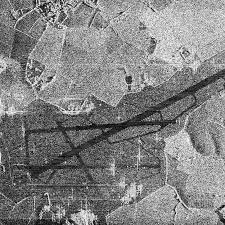
#> input picture Practice 3/source/sar_3.jpg, 225 x 225 px
$ jupyter execute task.ipynb
#> lines starting #> are read from the running program, lines starting #| are printed output that depends on the picture; after the words box and inside, x2 and y2 are one past the last pixel; in counts of white or black regions, pixels touching at a corner belong together
# Практика 3

[cell 1]
import numpy as np
import cv2
import matplotlib.pyplot as plt
import copy
import math


def showpic(image, text):
    plt.imshow(image, cmap='gray')
    plt.title(text)
    plt.show()

## Задание 1

[cell 2]
image = cv2.imread('source/sar_3.jpg')
#> image is the input picture: shape (225, 225, 3); min 0, max 255, mean 130.6
image_gray = cv2.cvtColor(image, cv2.COLOR_BGR2GRAY)
showpic(image_gray, 'Original sar_3')

blurred = cv2.GaussianBlur(image_gray, (5, 5), 0)
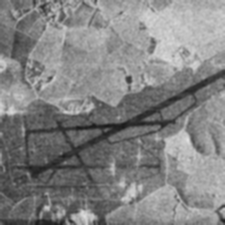
#> blurred: shape (225, 225); min 26, max 225, mean 130.6
edges = cv2.Canny(blurred, 50, 150, apertureSize=3)
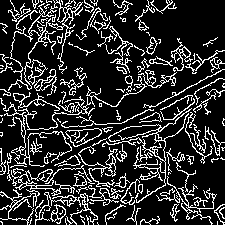
#> edges: shape (225, 225); 18.3% white in thin lines or dots
showpic(edges, 'Canny edges')

lines = cv2.HoughLinesP(edges, 1, np.pi / 180, threshold=100, minLineLength=80, maxLineGap=20)
#> lines = [[26, 181, 219, 78], [13, 180, 223, 69], [11, 9, 168, 166]]

image_lines = copy.deepcopy(image)
longest_line = None
max_len = 0

if lines is not None:
    for line in lines:
        x1, y1, x2, y2 = np.ravel(line)[:4].astype(int)
        cv2.line(image_lines, (x1, y1), (x2, y2), (0, 0, 255), 2)

        length = math.hypot(x2 - x1, y2 - y1)
        if length > max_len:
            max_len = length
            longest_line = (x1, y1, x2, y2)
#> this loop made 3 passes
#> (x1, y1, x2, y2, length, max_len) on passes 1 to 2: (26, 181, 219, 78, 218.8, 218.8), (13, 180, 223, 69, 237.5, 237.5)
#> (x1, y1, x2, y2, length) on pass 3: (11, 9, 168, 166, 222)
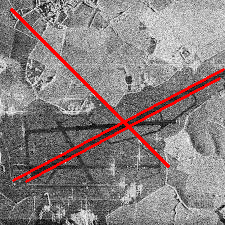
#> image_lines: shape (225, 225, 3); 3.95% of pixels changed, all inside (x1, y1, x2, y2) = (10, 8, 225, 183)
#> after the loop, max_len = 237.5

    if longest_line is not None:
        x1, y1, x2, y2 = longest_line
#> x1 = 13; y1 = 180; x2 = 223; y2 = 69
        cv2.line(image_lines, (x1, y1), (x2, y2), (0, 255, 0), 3)
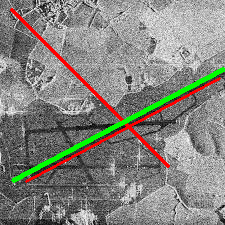
#> image_lines: shape (225, 225, 3); 2.34% of pixels changed, all inside (x1, y1, x2, y2) = (11, 67, 225, 183)
        print(f"Longest line: {longest_line}")
#| Longest line: (13, 180, 223, 69)
        print(f"Length: {max_len:.1f} px")
#| Length: 237.5 px

showpic(cv2.cvtColor(image_lines, cv2.COLOR_BGR2RGB), 'Hough lines (red) + longest (green)')

## Задание 2

[cell 3]
_, bin_manual_50 = cv2.threshold(image_gray, 50, 255, cv2.THRESH_BINARY)
#> bin_manual_50: shape (225, 225); 94.3% white; black in thin lines or dots
_, bin_manual_100 = cv2.threshold(image_gray, 100, 255, cv2.THRESH_BINARY)
#> bin_manual_100: shape (225, 225); 71.3% white; 1067 black regions (1034 under 20 px), largest, box (x1, y1, x2, y2) and area: (0, 69, 225, 225) 10065, (8, 30, 36, 70) 413, (87, 199, 125, 225) 368
_, bin_manual_150 = cv2.threshold(image_gray, 150, 255, cv2.THRESH_BINARY)
#> bin_manual_150: shape (225, 225); 37% white; 902 white regions (886 under 20 px), largest, box (x1, y1, x2, y2) and area: (0, 0, 225, 118) 11463, (127, 90, 225, 225) 4366, (71, 204, 98, 225) 246

_, bin_otsu = cv2.threshold(image_gray, 0, 255, cv2.THRESH_BINARY + cv2.THRESH_OTSU)
#> bin_otsu: shape (225, 225); 51.4% white; 1013 black regions (974 under 20 px), largest, box (x1, y1, x2, y2) and area: (0, 64, 225, 225) 17840, (0, 0, 59, 90) 2187, (167, 173, 214, 212) 328

bin_adaptive = cv2.adaptiveThreshold(image_gray, 255, cv2.ADAPTIVE_THRESH_GAUSSIAN_C, cv2.THRESH_BINARY, 71, 21)
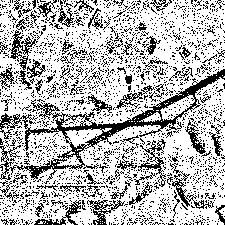
#> bin_adaptive: shape (225, 225); 71.7% white; black in thin lines or dots

binarizations = {
    "Manual T=50": bin_manual_50,
    "Manual T=100": bin_manual_100,
    "Manual T=150": bin_manual_150,
    "Otsu": bin_otsu,
    "Adaptive": bin_adaptive
}

showpic(image_gray, 'Original')
for name, img in binarizations.items():
    showpic(img, f"Binarization: {name}")
#> this loop made 5 passes
#> name on passes 1 to 5: 'Manual T=50', 'Manual T=100', 'Manual T=150', 'Otsu', 'Adaptive'

kernel = np.ones((15, 15), np.uint8)

for name, binary in binarizations.items():
    binary_inv = cv2.bitwise_not(binary)

    closed = cv2.morphologyEx(binary_inv, cv2.MORPH_CLOSE, kernel)

    contours, _ = cv2.findContours(closed, cv2.RETR_EXTERNAL, cv2.CHAIN_APPROX_SIMPLE)

    if not contours:
        print(f"[{name}] no contours")
        continue

    areas = sorted([cv2.contourArea(c) for c in contours], reverse=True)
    print(f"[{name}] top-5 areas: {[int(a) for a in areas[:5]]}")

    mask = np.zeros_like(binary)
    largest = max(contours, key=cv2.contourArea)
    cv2.drawContours(mask, [largest], -1, 255, thickness=cv2.FILLED)

    road = cv2.bitwise_and(image, image, mask=mask)

    plt.figure(figsize=(12, 4))
    plt.subplot(1, 3, 1); plt.imshow(binary, cmap='gray')
    plt.title(f'Binary: {name}'); plt.axis('off')
    plt.subplot(1, 3, 2); plt.imshow(mask, cmap='gray')
    plt.title('Road mask'); plt.axis('off')
    plt.subplot(1, 3, 3); plt.imshow(cv2.cvtColor(road, cv2.COLOR_BGR2RGB))
    plt.title('Road'); plt.axis('off')
    plt.show()
#> this loop made 5 passes
#> (name, areas) on passes 2, 4: ('Manual T=100', [45381, 4, 0]), ('Otsu', [49925])
#> (name, areas, largest) on passes 3, 5: ('Manual T=150', [50176], [[0, 0], [0, 224], [224, 224], [224, 0]]), ('Adaptive', [50176], [[0, 0], [0, 224], [224, 224], [224, 0]])
#| [Manual T=50] top-5 areas: [18637, 3208, 158, 97, 15]
#| [Manual T=100] top-5 areas: [45381, 4, 0]
#| [Manual T=150] top-5 areas: [50176]
#| [Otsu] top-5 areas: [49925]
#| [Adaptive] top-5 areas: [50176]
#> pass 1, `closed = cv2.morphologyEx(binary_inv, cv2.MORPH_CLOSE, kernel)`:
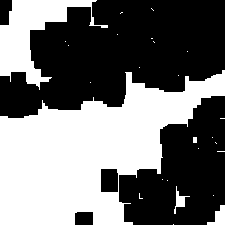
#> closed: shape (225, 225); 44.5% white; 26 white regions (21 under 20 px), largest, box (x1, y1, x2, y2) and area: (0, 70, 225, 225) 18696, (0, 0, 108, 90) 3451, (207, 205, 225, 225) 194, (174, 186, 190, 214) 137, (193, 137, 197, 143) 24
#> pass 1, `road = cv2.bitwise_and(image, image, mask=mask)`:
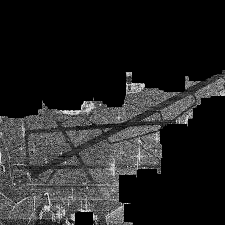
#> road: shape (225, 225, 3); min 0, max 253, mean 35.7
#> pass 1, `plt.show()`:
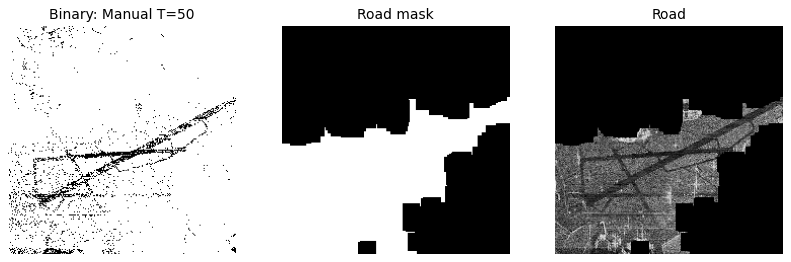
#> figure drawn by matplotlib, 3 panels
#> pass 2, `plt.show()`:
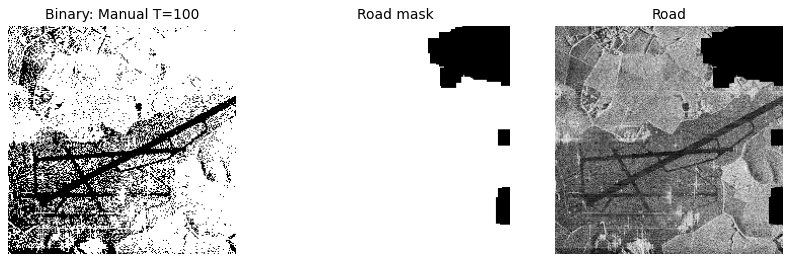
#> figure drawn by matplotlib, 3 panels
#> after the loop: binary_inv: shape (225, 225); 28.3% white in thin lines or dots
#> after the loop: closed: shape (225, 225); every value is 255

## Итого из 2 задания

[cell 4]
print(f"{'Method':<15} | {'Top-5 areas':<40} | {'Road found?'}")
print('-' * 80)

for name, binary in binarizations.items():
    binary_inv = cv2.bitwise_not(binary)
    closed = cv2.morphologyEx(binary_inv, cv2.MORPH_CLOSE, kernel)
    contours, _ = cv2.findContours(closed, cv2.RETR_EXTERNAL, cv2.CHAIN_APPROX_SIMPLE)

    areas = sorted([int(cv2.contourArea(c)) for c in contours], reverse=True)
    top5 = areas[:5]

    valid = [a for a in areas if 500 < a < 10000]
    road = "YES" if valid else "no"

    print(f"{name:<15} | {str(top5):<40} | {road}")
#> this loop made 5 passes
#> (name, contours, areas, top5, road) on passes 3, 5: ('Manual T=150', [[[0, 0], [0, 224], [224, 224], [224, 0]]], [50176], [50176], 'no'), ('Adaptive', [[[0, 0], [0, 224], [224, 224], [224, 0]]], [50176], [50176], 'no')
#> (name, top5, valid, road) on pass 1: ('Manual T=50', [18637, 3208, 158, 97, 15], [3208], 'YES')
#| Manual T=50     | [18637, 3208, 158, 97, 15]               | YES
#| Manual T=100    | [45381, 4, 0]                            | no
#| Manual T=150    | [50176]                                  | no
#| Otsu            | [49925]                                  | no
#| Adaptive        | [50176]                                  | no
#> pass 3, `closed = cv2.morphologyEx(binary_inv, cv2.MORPH_CLOSE, kernel)`:
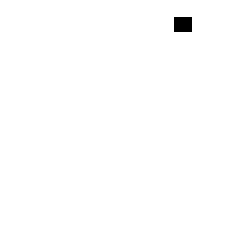
#> closed: shape (225, 225); 99.5% white; 1 black region, box (x1, y1, x2, y2) and area: (174, 17, 192, 32) 270
